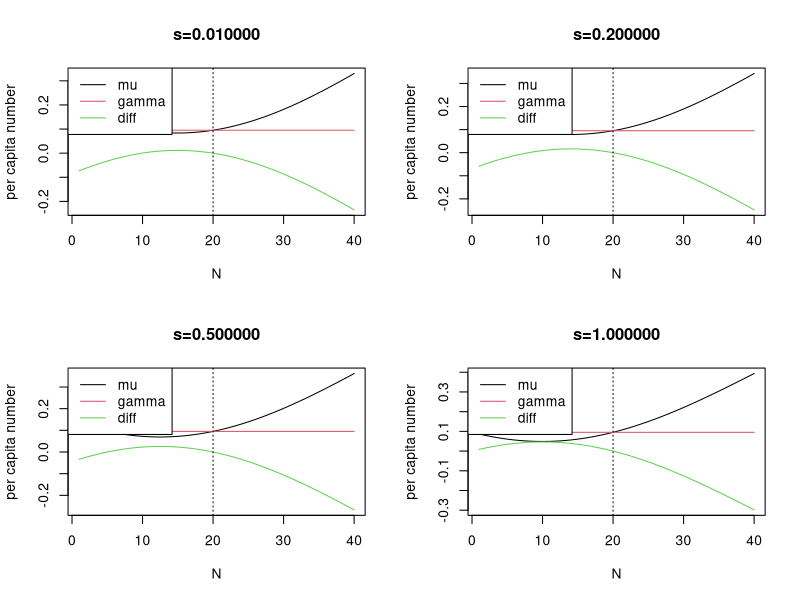
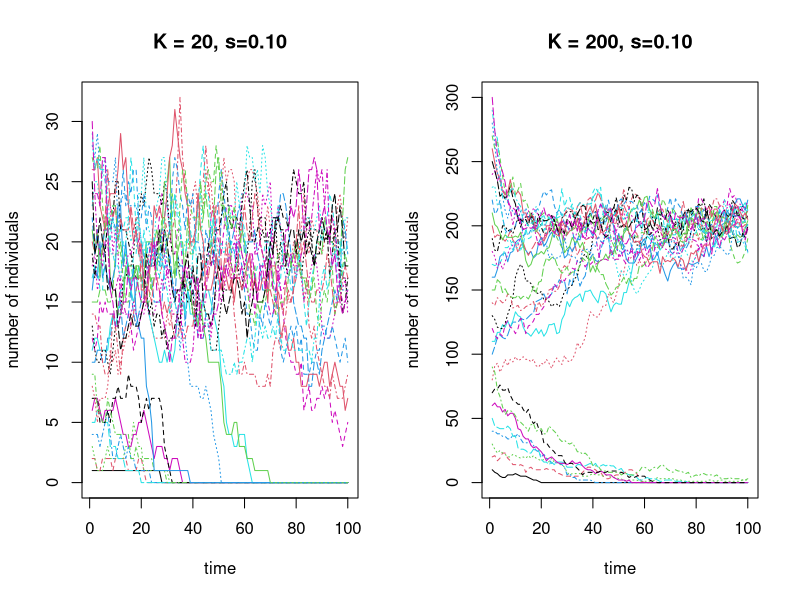

The R script that drew these images, in order:
## ---- chunk 1
dt <- 0.1
K <- 20
mu <- function (N, K, s) { 
                rate <- 1 - (1 - N/K) * (2 * N / K - 1 + s)
                return(1 - exp(- dt * rate))
     }
gamma <- function(...) {
    return(1 - exp(-dt))
}
layout(matrix(1:4, nrow=2, byrow=TRUE))
for (s in c(0.01, 0.2, 0.5, 1.0)) {
    x <- data.frame(N=1:(2*K))
    x$mu <- mu(x$N, K, s)
    x$gamma <- gamma(x$N, K)
    x$diff <- x$gamma - x$mu
    matplot(x$N, as.matrix(x[,c('mu', 'gamma', 'diff')]), type='l', lty=1,
            xlab='N', ylab='per capita number',
            main=sprintf("s=%f", s))
    legend('topleft', lty=1, col=1:3, legend=c('mu', 'gamma', 'diff'))
    abline(v=K, lty=3)
}
## ---- chunk 2
s <- 0.1
layout(t(1:2))
for (K in c(20, 200)) {
    next_gen <- function(N, K) {
        offspring <- rbinom(length(N), size=N, prob=gamma(N, K))
        survivors <- rbinom(length(N), size=N, prob=1 - mu(N, K, s))
        return(offspring + survivors)
    }
    Nmat <- matrix(NA, nrow=100, ncol=30)
    Nmat[1,] <- 1.5 * K * (1:ncol(Nmat)) / ncol(Nmat)
    for (k in 2:nrow(Nmat)) {
        Nmat[k, ] <- next_gen(Nmat[k-1,], K)
    }
    matplot(Nmat, type='l',
        ylab='number of individuals',
        xlab='time',
        main=sprintf("K = %d, s=%0.2f", K, s)
    )
}
